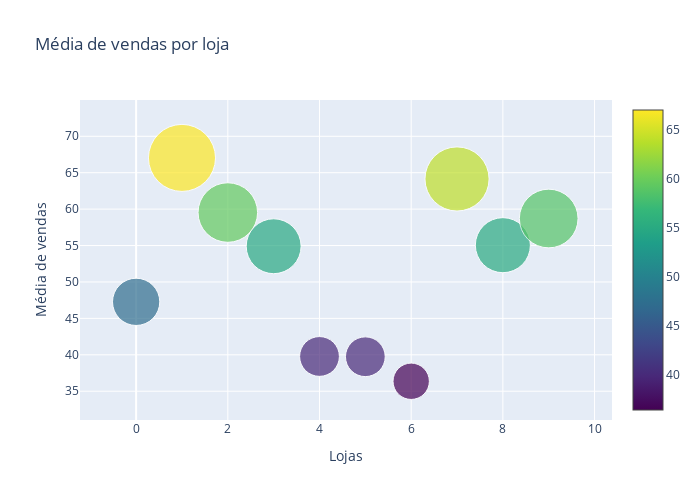

Here is the notebook cell this chart was saved with:
### Code cell
fig = go.Figure()
fig.add_trace(go.Scatter(
    y = df_storeMean['avg_sale'].values,
    mode='markers',
    marker=dict(
        size = df_storeMean['avg_sale'].values,
        color = df_storeMean['avg_sale'].values,
        colorscale = 'Viridis',
        showscale = True

    ),
    text = df_storeMean.index.values
))

fig.update_layout(
        title='<span>Média de vendas por loja</span>', 
        autosize=False,
        width=700,
        height=500,
        yaxis=dict(title='<span>Média de vendas</span>'),
        xaxis=dict(title='<span>Lojas</span>')
    )

fig.show()

### Figure 1 — Plotly figure (JSON) as saved in the notebook; plotly's stock layout.template omitted (floating-point values rounded to 4 significant figures)
{"data": [{"marker": {"color": [47.27, 67.03, 59.53, 54.9, 39.77, 39.73, 36.36, 64.14, 55.05, 58.71], "colorscale": [[0, "#440154"], [0.1111, "#482878"], [0.2222, "#3e4989"], [0.3333, "#31688e"], [0.4444, "#26828e"], [0.5556, "#1f9e89"], [0.6667, "#35b779"], [0.7778, "#6ece58"], [0.8889, "#b5de2b"], [1, "#fde725"]], "showscale": true, "size": [47.27, 67.03, 59.53, 54.9, 39.77, 39.73, 36.36, 64.14, 55.05, 58.71]}, "mode": "markers", "text": [1, 2, 3, 4, 5, 6, 7, 8, 9, 10], "type": "scatter", "y": [47.27, 67.03, 59.53, 54.9, 39.77, 39.73, 36.36, 64.14, 55.05, 58.71]}], "layout": {"autosize": false, "height": 500, "title": {"text": "<span>Média de vendas por loja</span>"}, "width": 700, "xaxis": {"autorange": true, "range": [-1.226, 10.38], "title": {"text": "<span>Lojas</span>"}}, "yaxis": {"autorange": true, "range": [31.05, 74.98], "title": {"text": "<span>Média de vendas</span>"}, "type": "linear"}}}
